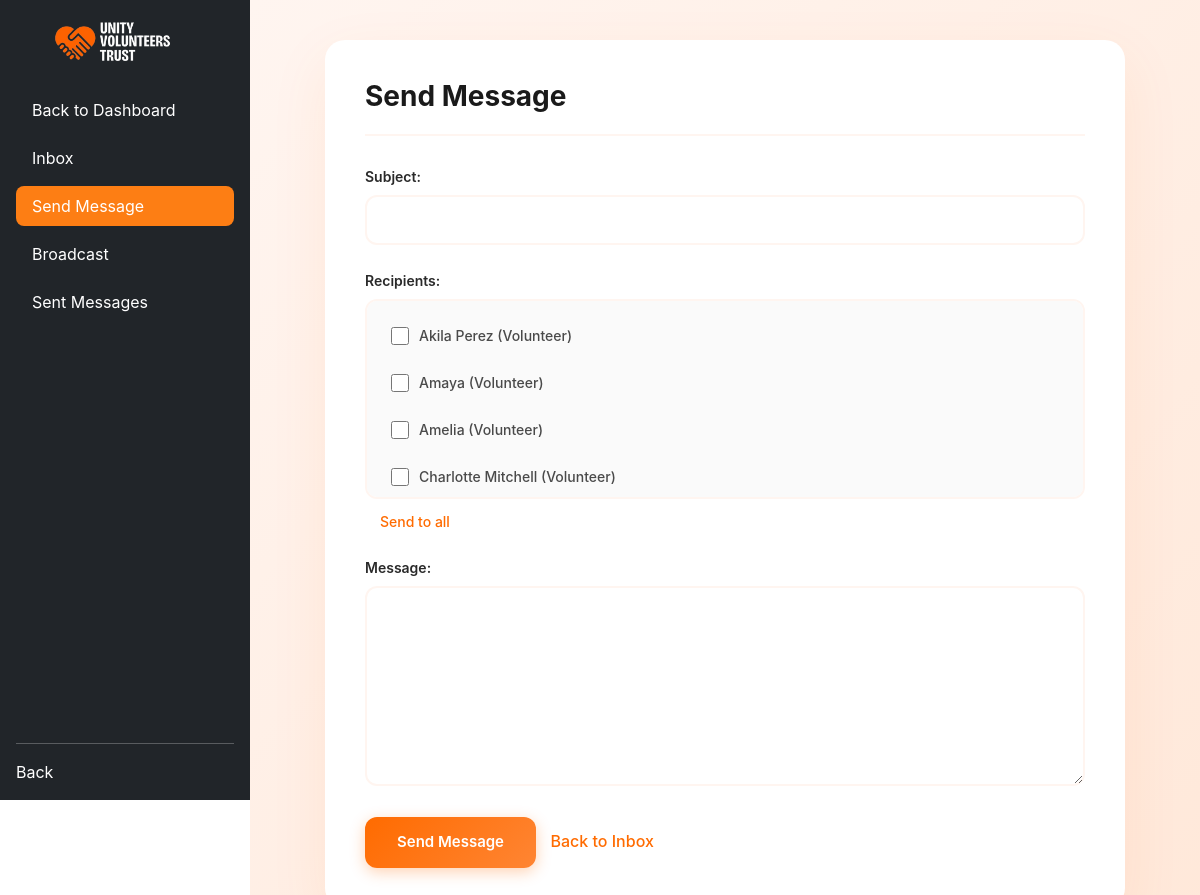
The page /presentation/send_message.php (signed in) on the database its author committed.
### tables this page shows
CREATE TABLE IF NOT EXISTS `users` (
  `userId` int NOT NULL AUTO_INCREMENT,
  `name` varchar(100) NOT NULL,
  `email` varchar(100) NOT NULL,
  `password` varchar(255) NOT NULL,
  `telephoneNo` varchar(20) DEFAULT NULL,
  `location` varchar(100) DEFAULT NULL,
  `gender` enum('Male','Female','Other','Prefer not to say') NOT NULL,
  `role` enum('Volunteer','Admin','Coordinator','Organizer','Volunteer+Organizer') DEFAULT 'Volunteer',
  PRIMARY KEY (`userId`),
  UNIQUE KEY `email` (`email`)
);

### business_logic/MessageLogic.php (called while the page is built, shortened)
<?php
require_once __DIR__ . "/../data_access/MessageData.php";
class MessageLogic {
    private $messageData;
    public function __construct($conn) {
        $this->messageData = new MessageData($conn);
    }
    public function getAvailableRecipients($userId, $userRole) {
        $users = $this->messageData->getAllUsersExcept($userId);
        $filteredUsers = [];
        foreach ($users as $user) {
            if ($this->canSendBasedOnRole($userRole, $user['role'])) {
                $filteredUsers[] = $user;
            }
        }
        return ["success" => true, "users" => $filteredUsers];
    }
    private function canSendBasedOnRole($senderRole, $receiverRole) {
        $rules = [
            'Admin' => ['Volunteer', 'Coordinator', 'Admin' , 'Organizer'],
            'Volunteer' => ['Admin', 'Coordinator'],
            'Coordinator' => ['Volunteer', 'Admin' , 'Organizer'],
            'Organizer' => ['Admin', 'Coordinator']
        ];
        return isset($rules[$senderRole]) && in_array($receiverRole, $rules[$senderRole]);
    }
}
?>

### data_access/MessageData.php (called while the page is built, shortened)
<?php
class MessageData {
    private $conn;
    public function __construct($conn) {
        $this->conn = $conn;
    }
    public function getAllUsersExcept($currentUserId) {
        $stmt = $this->conn->prepare("
            SELECT userId, name, email, role
            FROM users
            WHERE userId != ?
            ORDER BY role, name
        ");
        $stmt->bind_param("i", $currentUserId);
        $stmt->execute();
        $result = $stmt->get_result();
        $users = [];
        while ($row = $result->fetch_assoc()) {
            $users[] = $row;
        }
        return $users;
    }
}
?>

### presentation/send_message.php (the view, shortened to what this page needs)
<?php
require_once __DIR__ . "/../data_access/db.php";
require_once __DIR__ . "/../business_logic/MessageLogic.php";
$userId = $_SESSION['userId'];
$userRole = $_SESSION['role'];
$messageLogic = new MessageLogic($conn);
$recipientsResult = $messageLogic->getAvailableRecipients($userId, $userRole);
$availableUsers = $recipientsResult['success'] ? $recipientsResult['users'] : [];
?>
<!DOCTYPE html>
<html lang="en">
<head>
    <link href="https://cdn.jsdelivr.net/npm/bootstrap@5.3.0/dist/css/bootstrap.min.css" rel="stylesheet">
    <link href="https://cdn.jsdelivr.net/npm/remixicon@3.5.0/fonts/remixicon.css" rel="stylesheet">
    <link rel="stylesheet" href="../assets/css/internal_message.css">
</head>
<body>
     <div class="d-flex">
<nav class="navbar navbar-dark bg-dark flex-column p-3" style="width: 250px; min-height: 100vh;">
    <a class="navbar-brand mb-4 d-flex align-items-center" href="#">
        <img src="../assets/images/logo.png" alt="Logo" style="width: 120px; height: 40px; object-fit: cover; border-radius: 8px; margin-right: 10px;">
    </a>
    <ul class="nav flex-column w-100">
<?php
if (isset($_SESSION['role'])) {
    $role = $_SESSION['role'];
    if ($role == 'Admin') {
        echo '<li class="nav-item mb-2">
                <a class="nav-link text-white" href="admin_dashboard.php">
                    <i class="ri-home-4-line"></i> Back to Dashboard
                </a>
              </li>';
    } elseif ($role == 'Coordinator') {
        echo '<li class="nav-item mb-2">
                <a class="nav-link text-white" href="coordinator_dashboard.php">
                    <i class="ri-home-4-line"></i> Back to Dashboard
                </a>
              </li>';
    } elseif ($role == 'Volunteer') {
        echo '<li class="nav-item mb-2">
                <a class="nav-link text-white" href="volunteer_dashboard.php">
                    <i class="ri-home-4-line"></i> Back to Dashboard
                </a>
              </li>';
    } elseif ($role == 'Organizer') {
        echo '<li class="nav-item mb-2">
                <a class="nav-link text-white" href="organizer_dashboard.php">
                    <i class="ri-home-4-line"></i> Back to Dashboard
                </a>
              </li>';
    }
}
?>
        <li class="nav-item mb-2">
            <a class="nav-link text-white" href="inbox.php">
                <i class="ri-inbox-line"></i> Inbox
            </a>
        </li>
        <li class="nav-item mb-2">
            <a class="nav-link active bg-orange text-white" href="send_message.php">
                <i class="ri-send-plane-line"></i> Send Message
            </a>
        </li>
        <?php if ($userRole === 'Admin'): ?>
        <li class="nav-item mb-2">
            <a class="nav-link text-white" href="broadcast.php">
                <i class="ri-megaphone-line"></i> Broadcast
            </a>
        </li>
        <?php endif; ?>
        <li class="nav-item mb-2">
            <a class="nav-link text-white" href="sent_messages.php">
                <i class="ri-mail-open-line"></i> Sent Messages
            </a>
        </li>
    </ul>
    <div class="mt-auto w-100">
        <hr class="text-white">
        <a class="nav-link text-white" href="logout.php" onclick="history.back(); return false;">
           <i class="ri-arrow-left-circle-line"></i> Back
        </a>
    </div>
</nav>
  <div class="flex-grow-1" style="background: linear-gradient(135deg, #fff5f0 0%, #ffe8d9 100%); padding: 20px;">
    <div class="container">
        <h2>Send Message</h2>
        <form method="POST" action="">
            <div class="form-group">
                <label for="subject">Subject:</label>
                <input type="text" id="subject" name="subject" required maxlength="255">
            </div>
            <div class="form-group">
                <label for="receiverIds">Recipients:</label>
                <div class="recipient-list">
                    <?php foreach ($availableUsers as $user): ?>
                        <div class="recipient-item">
                            <label>
                                <input type="checkbox" name="receiverIds[]" value="<?php echo $user['userId']; ?>">
                                <?php echo htmlspecialchars($user['name']); ?>
                                (<?php echo htmlspecialchars($user['role']); ?>)
                            </label>
                        </div>
                    <?php endforeach; ?>
                </div>
                <?php if ($userRole === 'Admin'): ?>
                    <p><a href="broadcast.php">Send to all</a></p>
                <?php endif; ?>
            </div>
            <div class="form-group">
                <label for="message">Message:</label>
                <textarea id="message" name="message" required></textarea>
            </div>
            <button type="submit">Send Message</button>
            <a href="inbox.php" style="margin-left: 10px;">Back to Inbox</a>
        </form>
    </div>
                </div>
</body>
</html>

### assets/css/internal_message.css (style rules this page uses)
* { margin: 0; padding: 0; box-sizing: border-box; }
body { font-family: 'Inter', -apple-system, BlinkMacSystemFont, 'Segoe UI', Roboto, Oxygen, Ubuntu, Cantarell, sans-serif; margin: 0; padding: 0; }
.navbar { position: sticky; top: 0; height: 100vh; overflow-y: auto; }
.navbar .nav-link { border-radius: 8px; transition: all 0.3s ease; }
.container { max-width: 800px; margin: 20px auto; padding: 40px; background: white; border-radius: 20px; box-shadow: 0 20px 60px rgba(255, 107, 0, 0.08); }
.container h2 { font-size: 28px; color: #1a1a1a; font-weight: 700; margin-bottom: 30px; padding-bottom: 20px; border-bottom: 2px solid #fff5f0; }
.form-group { margin-bottom: 25px; }
label { display: block; margin-bottom: 8px; font-weight: 600; color: #2a2a2a; font-size: 14px; }
input, textarea, select { width: 100%; padding: 12px 16px; border: 2px solid #fff5f0; border-radius: 12px; font-family: inherit; font-size: 15px; transition: all 0.3s ease; background: white; }
textarea { height: 200px; resize: vertical; min-height: 150px; }
.recipient-list { max-height: 200px; overflow-y: auto; border: 2px solid #fff5f0; padding: 16px; border-radius: 12px; background: #fafafa; }
.recipient-item { margin-bottom: 10px; padding: 8px; border-radius: 8px; transition: all 0.2s ease; }
.recipient-item label { display: flex; align-items: center; cursor: pointer; margin-bottom: 0; font-weight: 500; color: #4a4a4a; }
.recipient-item input[type="checkbox"] { width: auto; margin-right: 10px; cursor: pointer; width: 18px; height: 18px; accent-color: #ff6b00; }
.form-group p { margin-top: 12px; font-size: 14px; }
.form-group p a { color: #ff6b00; text-decoration: none; font-weight: 500; transition: all 0.3s ease; }
button { background: linear-gradient(135deg, #ff6b00 0%, #ff8533 100%); color: white; padding: 14px 32px; border: none; border-radius: 12px; cursor: pointer; font-weight: 600; font-size: 15px; transition: all 0.3s ease; box-shadow: 0 4px 15px rgba(255, 107, 0, 0.3); }
form a { color: #ff6b00; text-decoration: none; font-weight: 500; transition: all 0.3s ease; display: inline-block; margin-left: 15px; }
.bg-orange { background-color: #fd7e14 !important; }
a { text-decoration: none; color: inherit; }

### presentation/send_message.php (style rules this page uses)
* { margin: 0; padding: 0; box-sizing: border-box; }
body { font-family: 'Inter', -apple-system, BlinkMacSystemFont, 'Segoe UI', Roboto, Oxygen, Ubuntu, Cantarell, sans-serif; margin: 0; padding: 0; }
.navbar { position: sticky; top: 0; height: 100vh; overflow-y: auto; }
.navbar .nav-link { border-radius: 8px; transition: all 0.3s ease; }
.container { max-width: 800px; margin: 20px auto; padding: 40px; background: white; border-radius: 20px; box-shadow: 0 20px 60px rgba(255, 107, 0, 0.08); }
.container h2 { font-size: 28px; color: #1a1a1a; font-weight: 700; margin-bottom: 30px; padding-bottom: 20px; border-bottom: 2px solid #fff5f0; }
.form-group { margin-bottom: 25px; }
label { display: block; margin-bottom: 8px; font-weight: 600; color: #2a2a2a; font-size: 14px; }
input, textarea, select { width: 100%; padding: 12px 16px; border: 2px solid #fff5f0; border-radius: 12px; font-family: inherit; font-size: 15px; transition: all 0.3s ease; background: white; }
textarea { height: 200px; resize: vertical; min-height: 150px; }
.recipient-list { max-height: 200px; overflow-y: auto; border: 2px solid #fff5f0; padding: 16px; border-radius: 12px; background: #fafafa; }
.recipient-item { margin-bottom: 10px; padding: 8px; border-radius: 8px; transition: all 0.2s ease; }
.recipient-item label { display: flex; align-items: center; cursor: pointer; margin-bottom: 0; font-weight: 500; color: #4a4a4a; }
.recipient-item input[type="checkbox"] { width: auto; margin-right: 10px; cursor: pointer; width: 18px; height: 18px; accent-color: #ff6b00; }
.form-group p { margin-top: 12px; font-size: 14px; }
.form-group p a { color: #ff6b00; text-decoration: none; font-weight: 500; transition: all 0.3s ease; }
button { background: linear-gradient(135deg, #ff6b00 0%, #ff8533 100%); color: white; padding: 14px 32px; border: none; border-radius: 12px; cursor: pointer; font-weight: 600; font-size: 15px; transition: all 0.3s ease; box-shadow: 0 4px 15px rgba(255, 107, 0, 0.3); }
form a { color: #ff6b00; text-decoration: none; font-weight: 500; transition: all 0.3s ease; display: inline-block; margin-left: 15px; }
.bg-orange { background-color: #fd7e14 !important; }

### rows shown on the page
users: name "Akila Perez", role "Volunteer"
users: name "Amaya", role "Volunteer"
users: name "Amelia", role "Volunteer"
users: name "Charlotte Mitchell", role "Volunteer"
